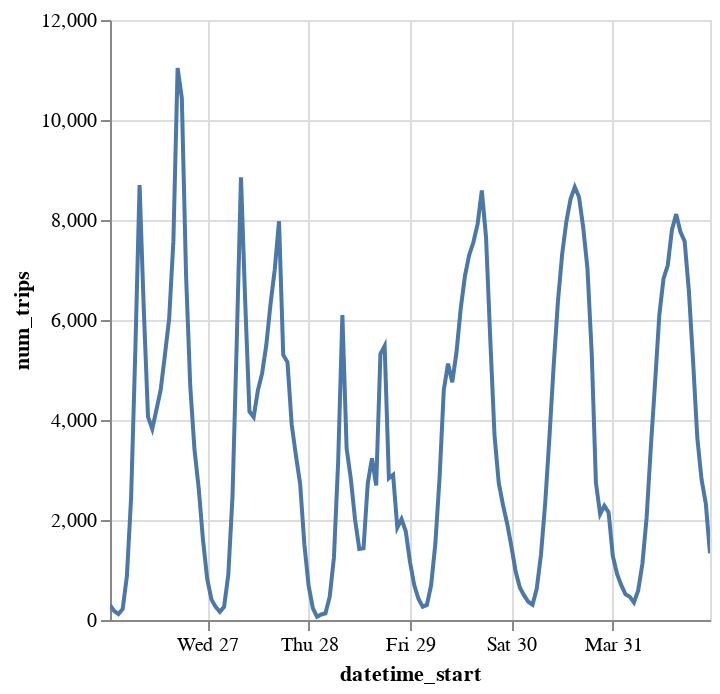

Notebook code cell kept with this figure:
### Code cell
trips_hour_num_speed.plot.line(x="datetime_start", y="num_trips")

### Figure 1 — Vega specification as saved in the notebook (floating-point values rounded to 4 significant figures; data arrays with more than 128 entries replaced by an {"elided": "..."} marker saying what was removed)
{"$schema": "https://vega.github.io/schema/vega/v5.json", "data": [{"name": "param_5_store"}, {"name": "source_0", "values": {"elided": "143 records"}, "transform": [{"type": "formula", "expr": "toDate(datum['datetime_start'])", "as": "datetime_start"}]}, {"name": "source_0_y_domain_num_trips", "values": [{"min": 66, "max": 11041}]}], "signals": [{"name": "unit", "value": {}, "on": [{"events": "pointermove", "update": "isTuple(group()) ? group() : unit"}]}, {"name": "param_5", "update": "vlSelectionResolve(\"param_5_store\", \"union\")"}, {"name": "param_5_datetime_start", "on": [{"events": [{"source": "view", "type": "dblclick"}], "update": "null"}, {"events": {"signal": "param_5_translate_delta"}, "update": "panLinear(param_5_translate_anchor.extent_x, -param_5_translate_delta.x / width)"}, {"events": {"signal": "param_5_zoom_delta"}, "update": "zoomLinear(domain(\"x\"), param_5_zoom_anchor.x, param_5_zoom_delta)"}]}, {"name": "param_5_num_trips", "on": [{"events": [{"source": "view", "type": "dblclick"}], "update": "null"}, {"events": {"signal": "param_5_translate_delta"}, "update": "panLinear(param_5_translate_anchor.extent_y, param_5_translate_delta.y / height)"}, {"events": {"signal": "param_5_zoom_delta"}, "update": "zoomLinear(domain(\"y\"), param_5_zoom_anchor.y, param_5_zoom_delta)"}]}, {"name": "param_5_tuple", "on": [{"events": [{"signal": "param_5_datetime_start || param_5_num_trips"}], "update": "param_5_datetime_start && param_5_num_trips ? {unit: \"\", fields: param_5_tuple_fields, values: [param_5_datetime_start,param_5_num_trips]} : null"}]}, {"name": "param_5_tuple_fields", "value": [{"field": "datetime_start", "channel": "x", "type": "R"}, {"field": "num_trips", "channel": "y", "type": "R"}]}, {"name": "param_5_translate_anchor", "value": {}, "on": [{"events": [{"source": "scope", "type": "pointerdown"}], "update": "{x: x(unit), y: y(unit), extent_x: domain(\"x\"), extent_y: domain(\"y\")}"}]}, {"name": "param_5_translate_delta", "value": {}, "on": [{"events": [{"source": "window", "between": [{"source": "scope", "type": "pointerdown"}, {"source": "window", "type": "pointerup"}], "consume": true, "type": "pointermove"}], "update": "{x: param_5_translate_anchor.x - x(unit), y: param_5_translate_anchor.y - y(unit)}"}]}, {"name": "param_5_zoom_anchor", "on": [{"events": [{"source": "scope", "consume": true, "type": "wheel"}], "update": "{x: invert(\"x\", x(unit)), y: invert(\"y\", y(unit))}"}]}, {"name": "param_5_zoom_delta", "on": [{"events": [{"source": "scope", "type": "wheel", "consume": true}], "update": "pow(1.001, event.deltaY * pow(16, event.deltaMode))", "force": true}]}, {"name": "param_5_modify", "on": [{"events": {"signal": "param_5_tuple"}, "update": "modify(\"param_5_store\", param_5_tuple, true)"}]}], "marks": [{"type": "line", "name": "marks", "from": {"data": "source_0"}, "sort": {"field": "x"}, "encode": {"update": {"y": {"field": "num_trips", "scale": "y"}, "stroke": {"value": "#4c78a8"}, "defined": {"signal": "isValid(datum[\"datetime_start\"]) && isFinite(+datum[\"datetime_start\"]) && isValid(datum[\"num_trips\"]) && isFinite(+datum[\"num_trips\"])"}, "x": {"field": "datetime_start", "scale": "x"}, "tooltip": {"signal": "{\"datetime_start\": timeFormat(datum[\"datetime_start\"], '%b %d, %Y'), \"num_trips\": format(datum[\"num_trips\"], \"\")}"}}}, "style": ["line"], "clip": true, "interactive": true}], "scales": [{"name": "x", "type": "time", "domain": {"data": "source_0", "field": "datetime_start"}, "range": [0, {"signal": "width"}], "domainRaw": {"signal": "param_5[\"datetime_start\"]"}}, {"name": "y", "type": "linear", "domain": [{"signal": "(data(\"source_0_y_domain_num_trips\")[0] || {}).min"}, {"signal": "(data(\"source_0_y_domain_num_trips\")[0] || {}).max"}], "range": [{"signal": "height"}, 0], "zero": true, "domainRaw": {"signal": "param_5[\"num_trips\"]"}, "nice": true}], "axes": [{"scale": "x", "tickCount": {"signal": "ceil(width/40)"}, "orient": "bottom", "aria": false, "minExtent": 0, "ticks": false, "maxExtent": 0, "labels": false, "domain": false, "grid": true, "gridScale": "y", "zindex": 0}, {"scale": "y", "gridScale": "x", "minExtent": 0, "tickCount": {"signal": "ceil(height/40)"}, "zindex": 0, "orient": "left", "grid": true, "labels": false, "domain": false, "aria": false, "maxExtent": 0, "ticks": false}, {"scale": "x", "tickCount": {"signal": "ceil(width/40)"}, "grid": false, "zindex": 0, "title": "datetime_start", "labelFlush": true, "orient": "bottom", "labelOverlap": true}, {"scale": "y", "zindex": 0, "orient": "left", "tickCount": {"signal": "ceil(height/40)"}, "title": "num_trips", "grid": false, "labelOverlap": true}], "background": "white", "padding": 5, "width": 300, "height": 300, "style": "cell"}
